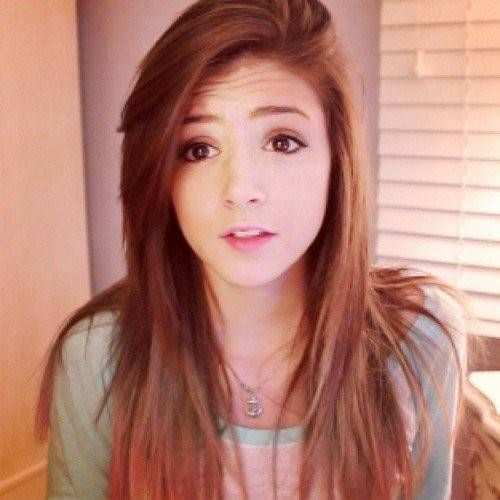
#> input picture footage_factory/meta/images/costanza/costanza.jpg, 500 x 500 px; its folder holds 3 pictures in this run
$ python run.py
#> lines starting #> are read from the running program, lines starting #| are printed output that depends on the picture
### footage_factory/footage_maker/footage_maker.py
import os
import cv2
import time

class FootageMaker:

    def __init__(self, image_dir, result_dir):
        self.image_dir = image_dir
        self.result_dir = result_dir
        pass


    def process(self, dir_name):
#> called with dir_name = 'costanza'
        working_dir = os.path.join(self.image_dir, dir_name)

        for file_name in os.listdir(working_dir):
            file_name = os.path.join(working_dir, file_name)
            image = cv2.imread(file_name)
#> image is the input picture: shape (500, 500, 3); mean B, G, R 114.1, 127.1, 180.9
            gray_image = cv2.cvtColor(image, cv2.COLOR_BGR2GRAY)
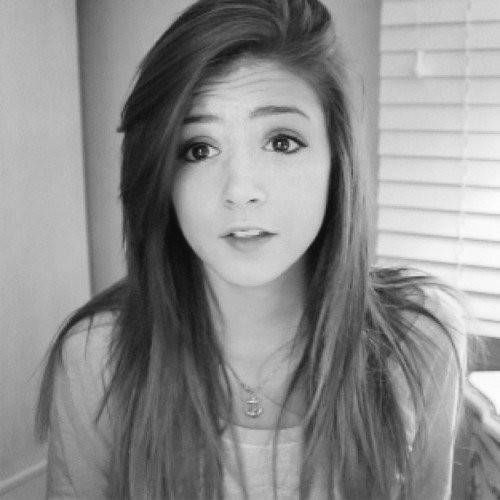
#> gray_image: shape (500, 500); min 11, max 254, mean 141.7
            cv2.imshow("Over the Clouds", image)
            cv2.imshow('hihi', gray_image)
            cv2.waitKey(0)
            cv2.destroyAllWindows()
#> pass 2 of the loop in process, `for file_name in os.listdir(working_dir):`:
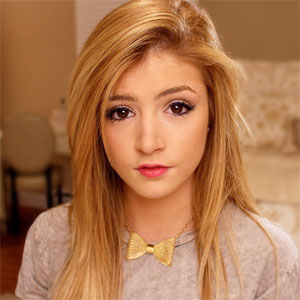
#> input picture footage_factory/meta/images/costanza/costanza2.jpg, 300 x 300 px
#> in process, image is the input picture: shape (300, 300, 3); mean B, G, R 79.4, 117.9, 172.9
#> in process, `gray_image = cv2.cvtColor(image, cv2.COLOR_BGR2GRAY)`:
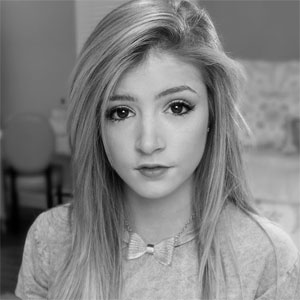
#> gray_image: shape (300, 300); min 0, max 241, mean 130
#> pass 3 of the loop in process, `for file_name in os.listdir(working_dir):`:
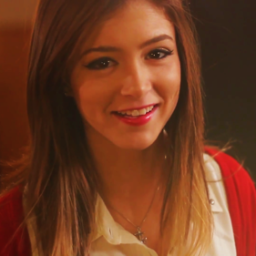
#> input picture footage_factory/meta/images/costanza/costanza3.png, 256 x 256 px
#> in process, image is the input picture: shape (256, 256, 3); mean B, G, R 34.2, 59.8, 114.3
#> in process, `gray_image = cv2.cvtColor(image, cv2.COLOR_BGR2GRAY)`:
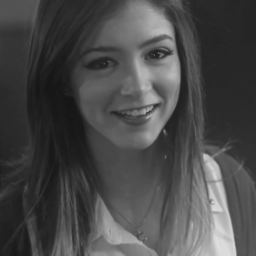
#> gray_image: shape (256, 256); min 21, max 222, mean 73.1

        print('작업 완료')

### footage_factory/run.py
from footage_factory.config import IMAGE_FOLDER, RESULT_FOLDER
from footage_factory.footage_maker.footage_maker import FootageMaker

# 이미지를 동영상으로 만듭니다.
maker = FootageMaker(IMAGE_FOLDER, RESULT_FOLDER)
maker.process('costanza')
